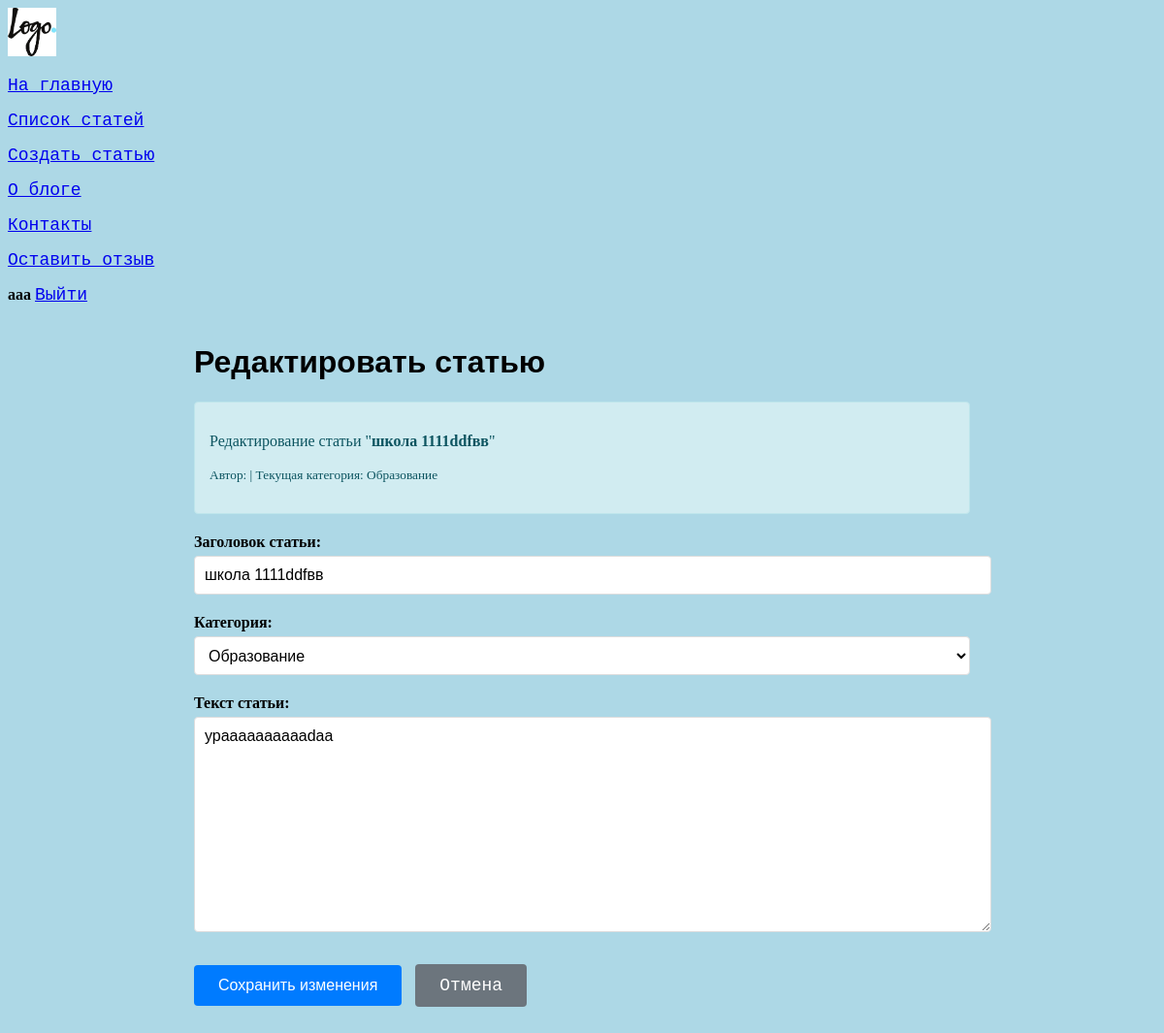
The page /edit-article/20/ (signed in) on the database its author committed.
### main/models.py (models this page shows, shortened)
class Article(models.Model):
    CATEGORY_CHOICES = [
        ('technology', 'Технологии'),
        ('science', 'Наука'),
        ('sport', 'Спорт'),
        ('art', 'Искусство'),
        ('education', 'Образование'),
        ('other', 'Другое'),
    ]
    title = models.CharField(max_length=30)
    text = models.TextField()
    created_date = models.DateTimeField(auto_now_add=True)
    user = models.ForeignKey(
        'auth.User',
        on_delete=models.CASCADE,
        related_name='articles'
    )
    category = models.CharField(
        max_length=20,
        choices=CATEGORY_CHOICES,
        default='other'
    )

### main/views.py (the view)
# urls.py: path('edit-article/<int:id>/', views.edit_article, name='edit_article'),
@login_required
def edit_article(request, id):
    article = get_object_or_404(Article, id=id)
    if request.method == 'POST':
        form = ArticleForm(request.POST, instance=article)
        if form.is_valid():
            form.save()
            return redirect('articles')
    else:
        form = ArticleForm(instance=article)
    return render(request, 'create_article.html', {
        'form': form,
        'title': 'Редактировать статью',
        'article': article
    })

### main/forms.py
class ArticleForm(forms.ModelForm):
    class Meta:
        model = Article
        fields = ['title', 'text', 'category']
    def __init__(self, *args, **kwargs):
        super().__init__(*args, **kwargs)
        self.fields['title'].widget.attrs.update({
            'class': 'form-control',
            'placeholder': 'Введите заголовок статьи'
        })
        self.fields['text'].widget.attrs.update({
            'class': 'form-control',
            'rows': 10,
            'placeholder': 'Введите текст статьи...'
        })
        self.fields['category'].widget.attrs.update({
            'class': 'form-control'
        })

### main/templates/create_article.html (shortened to what this page needs)
<!DOCTYPE html>
{% load static %}
{% include "base.html" %}
<html>
<head>
    <link rel="stylesheet" href="{% static 'main/css/styles.css' %}">
</head>
<body>
    <div class="form-container">
        <h1>{{ title }}</h1>
        <div class="info-box">
            {% if title == 'Создать статью' %}
                <p>Статья будет привязана к случайному автору из базы данных</p>
                <p>Выберите категорию для новой статьи</p>
            {% else %}
                <p>Редактирование статьи "<strong>{{ article.title }}</strong>"</p>
                <p><small>Автор: {{ article.user.name }} | Текущая категория: {{ article.get_category_display }}</small></p>
            {% endif %}
        </div>
        <form method="POST">
            <div class="form-group">
                <label for="id_title">Заголовок статьи:</label>
                <input type="text" name="title" id="id_title"
                       value="{{ form.title.value|default_if_none:'' }}"
                       maxlength="30" required
                       placeholder="Введите заголовок (до 30 символов)">
            </div>
            <div class="form-group">
                <label for="id_category">Категория:</label>
                <select name="category" id="id_category" required>
                    {% for code, name in form.category.field.choices %}
                        {% if code %}
                        <option value="{{ code }}"
                                {% if form.category.value == code %}selected{% endif %}>
                            {{ name }}
                        </option>
                        {% endif %}
                    {% endfor %}
                </select>
            </div>
            <div class="form-group">
                <label for="id_text">Текст статьи:</label>
                <textarea name="text" id="id_text" required
                          placeholder="Введите текст статьи...">{{ form.text.value|default_if_none:'' }}</textarea>
            </div>
            <div>
                <button type="submit" class="btn-submit">
                    {% if title == 'Создать статью' %}
                        Создать статью
                    {% else %}
                        Сохранить изменения
                    {% endif %}
                </button>
                <a href="{% url 'articles' %}" class="btn-cancel">Отмена</a>
            </div>
        </form>
    </div>
</body>
</html>

### main/templates/base.html (shortened to what this page needs)
<!DOCTYPE html>
<head>
    {% load static %}
    <link rel="stylesheet" href="{% static 'css/styles.css' %}" />
</head>
<body>
    <img class="logo" src="{% static 'images/i (8).png' %}">
    <a href="{% url 'home' %}">На главную</a>
    <a href="{% url 'articles' %}">Список статей</a>
    <a href="{% url 'create_article' %}">Создать статью</a>
    <a href="{% url 'about' %}">О блоге</a>
    <a href="{% url 'contact' %}">Контакты</a>
    <a href="{% url 'feedback' %}">Оставить отзыв</a>
    {% if user.is_authenticated %}
        <strong>{{ user.username }}</strong>
        <a href="{% url 'logout' %}">Выйти</a>
    {% else %}
        <a href="{% url 'login' %}">Войти</a>
        <p></p>
        <a href="{% url 'register' %}">Регистрация</a>
    {% endif %}
</body>

### main/static/css/styles.css (style rules this page uses)
body { background-color:lightblue; }
a { font-family: 'Courier New', Courier, monospace; font-size: large; text-align: center; }
h1 { font-family: 'Franklin Gothic Medium', 'Arial Narrow', Arial, sans-serif; }
p { font-family: Georgia, 'Times New Roman', Times, serif; }
.logo { width: 50px; height: 50px; }

### main/templates/create_article.html (style rules this page uses)
.form-container { max-width: 800px; margin: 0 auto; padding: 20px; }
.form-group { margin-bottom: 20px; }
label { display: block; margin-bottom: 5px; font-weight: bold; }
input[type="text"], textarea, select { width: 100%; padding: 10px; border: 1px solid #ddd; border-radius: 4px; font-size: 16px; font-family: Arial, sans-serif; }
textarea { min-height: 200px; resize: vertical; }
select { height: 40px; background-color: white; }
.btn-submit { background-color: #007bff; color: white; padding: 12px 25px; border: none; border-radius: 4px; cursor: pointer; font-size: 16px; margin-top: 10px; }
.btn-cancel { background-color: #6c757d; color: white; padding: 12px 25px; text-decoration: none; border-radius: 4px; display: inline-block; margin-left: 10px; }
.info-box { background-color: #d1ecf1; border: 1px solid #bee5eb; color: #0c5460; padding: 15px; border-radius: 4px; margin-bottom: 20px; }

### rows shown on the page
Article: title "школа 1111ddfвв", category "Образование", text "урааааааааааdаа"

### other values the page prints
{{ user.username }} "aaa"
{{ title }} "Редактировать статью"
